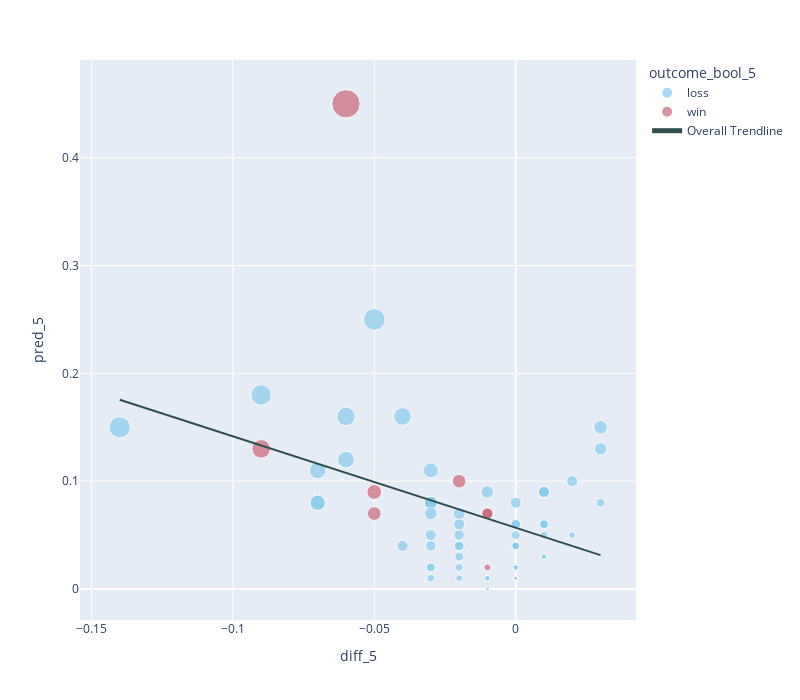

This figure's notebook cell:
### Code cell
px.scatter(df,
           x='diff_5',
           y='pred_5',
           hover_name='player',
           color='outcome_bool_5',
           color_discrete_sequence=px.colors.qualitative.Safe,
           trendline = 'ols',trendline_scope='overall',trendline_color_override = 'darkslategrey',
           width=800,
           height=700,
           size='odds_5')#.add_shape(type="line", x0=0, y0=0, x1=1, y1=1)

### Figure 1 — Plotly figure (JSON) as saved in the notebook; plotly's stock layout.template omitted (floating-point values rounded to 4 significant figures)
{"data": [{"hovertemplate": "<b>%{hovertext}</b><br><br>outcome_bool_5=loss<br>diff_5=%{x}<br>pred_5=%{y}<br>odds_5=%{marker.size}<extra></extra>", "hovertext": ["Aberg, Ludvig", "An, Byeong Hun", "Barnes, Erik", "Bezuidenhout, Christiaan", "Bhatia, Akshay", "Bradley, Keegan", "Burns, Sam", "Cole, Eric", "Conners, Corey", "Davis, Cameron", "Day, Jason", "Detry, Thomas", "Dunlap, Nick", "Eckroat, Austin", "English, Harris", "Finau, Tony", "Fitzpatrick, Matt", "Fleetwood, Tommy", "Fowler, Rickie", "Garnett, Brice", "Glover, Lucas", "Grillo, Emiliano", "Hadwin, Adam", "Harman, Brian", "Henley, Russell", "Hodges, Lee", "Hoge, Tom", "Homa, Max", "Hughes, Mackenzie", "Im, Sungjae", "Jaeger, Stephan", "Kim, Si Woo", "Kim, Tom", "Kirk, Chris", "Kisner, Kevin", "Kitayama, Kurt", "Knapp, Jake", "Lowry, Shane", "Malnati, Peter", "McCarthy, Denny", "McIlroy, Rory", "Moore, Taylor", "Morikawa, Collin", "Murray, Grayson", "Pavon, Matthieu", "Phillips, Chandler", "Power, Seamus", "Putnam, Andrew", "Rose, Justin", "Schauffele, Xander", "Schenk, Adam", "Simpson, Webb", "Spieth, Jordan", "Svensson, Adam", "Taylor, Nick", "Todd, Brendon", "Tosti, Alejandro", "Van Rooyen, Erik", "Woodland, Gary", "Young, Cameron", "Zalatoris, Will"], "legendgroup": "loss", "marker": {"color": "rgb(136, 204, 238)", "size": [0.27, 0.08, 0.01, 0.08, 0.08, 0.06, 0.11, 0.06, 0.1, 0.08, 0.09, 0.05, 0.03, 0.03, 0.08, 0.11, 0.18, 0.2, 0.05, 0.02, 0.05, 0.05, 0.06, 0.11, 0.1, 0.02, 0.07, 0.18, 0.04, 0.08, 0.07, 0.12, 0.1, 0.08, 0, 0.05, 0.04, 0.08, 0.02, 0.08, 0.29, 0.08, 0.22, 0.01, 0.06, 0.02, 0.02, 0.04, 0.05, 0.3, 0.05, 0.02, 0.15, 0.04, 0.04, 0.05, 0.01, 0.04, 0.02, 0.14, 0.15], "sizemode": "area", "sizeref": 0.001275, "symbol": "circle"}, "mode": "markers", "name": "loss", "orientation": "v", "showlegend": true, "type": "scatter", "x": [-0.09, -0.02, 0, 0, 0.01, -0.02, -0.03, -0.02, -0.01, -0.04, -0.02, -0.02, -0.02, 0.02, 0.01, -0.03, -0.06, -0.04, -0.03, -0.01, 0.03, 0, 0, -0.03, 0.03, 0.01, -0.02, -0.07, 0, -0.01, -0.03, 0.03, -0.03, 0.01, 0, 0.01, -0.03, 0.02, 0, 0.01, -0.14, -0.03, -0.06, 0, 0, 0, 0, 0.01, -0.03, -0.05, 0.01, 0.01, -0.07, -0.02, 0, 0.01, -0.01, 0, -0.01, -0.03, -0.07], "xaxis": "x", "y": [0.18, 0.06, 0.01, 0.08, 0.09, 0.04, 0.08, 0.04, 0.09, 0.04, 0.07, 0.03, 0.01, 0.05, 0.09, 0.08, 0.12, 0.16, 0.02, 0.01, 0.08, 0.05, 0.06, 0.08, 0.13, 0.03, 0.05, 0.11, 0.04, 0.07, 0.04, 0.15, 0.07, 0.09, 0, 0.06, 0.01, 0.1, 0.02, 0.09, 0.15, 0.05, 0.16, 0.01, 0.06, 0.02, 0.02, 0.05, 0.02, 0.25, 0.06, 0.03, 0.08, 0.02, 0.04, 0.06, 0, 0.04, 0.01, 0.11, 0.08], "yaxis": "y"}, {"hovertemplate": "<b>%{hovertext}</b><br><br>outcome_bool_5=win<br>diff_5=%{x}<br>pred_5=%{y}<br>odds_5=%{marker.size}<extra></extra>", "hovertext": ["Cantlay, Patrick", "Clark, Wyndham", "Poston, J.T.", "Rodgers, Patrick", "Scheffler, Scottie", "Straka, Sepp", "Theegala, Sahith", "Thomas, Justin"], "legendgroup": "win", "marker": {"color": "rgb(204, 102, 119)", "size": [0.22, 0.14, 0.08, 0.03, 0.51, 0.08, 0.12, 0.12], "sizemode": "area", "sizeref": 0.001275, "symbol": "circle"}, "mode": "markers", "name": "win", "orientation": "v", "showlegend": true, "type": "scatter", "x": [-0.09, -0.05, -0.01, -0.01, -0.06, -0.01, -0.02, -0.05], "xaxis": "x", "y": [0.13, 0.09, 0.07, 0.02, 0.45, 0.07, 0.1, 0.07], "yaxis": "y"}, {"hovertemplate": "<b>OLS trendline</b><br>pred_5 = -0.84737 * diff_5 + 0.0568672<br>R<sup>2</sup>=0.160356<br><br>diff_5=%{x}<br>pred_5=%{y} <b>(trend)</b><extra></extra>", "legendgroup": "Overall Trendline", "line": {"color": "darkslategrey"}, "mode": "lines", "name": "Overall Trendline", "showlegend": true, "type": "scatter", "x": [-0.14, -0.09, -0.09, -0.07, -0.07, -0.07, -0.06, -0.06, -0.06, -0.05, -0.05, -0.05, -0.04, -0.04, -0.03, -0.03, -0.03, -0.03, -0.03, -0.03, -0.03, -0.03, -0.03, -0.03, -0.02, -0.02, -0.02, -0.02, -0.02, -0.02, -0.02, -0.02, -0.02, -0.01, -0.01, -0.01, -0.01, -0.01, -0.01, -0.01, -0.01, 0, 0, 0, 0, 0, 0, 0, 0, 0, 0, 0, 0, 0, 0.01, 0.01, 0.01, 0.01, 0.01, 0.01, 0.01, 0.01, 0.01, 0.01, 0.02, 0.02, 0.03, 0.03, 0.03], "xaxis": "x", "y": [0.1755, 0.1331, 0.1331, 0.1162, 0.1162, 0.1162, 0.1077, 0.1077, 0.1077, 0.09924, 0.09924, 0.09924, 0.09076, 0.09076, 0.08229, 0.08229, 0.08229, 0.08229, 0.08229, 0.08229, 0.08229, 0.08229, 0.08229, 0.08229, 0.07381, 0.07381, 0.07381, 0.07381, 0.07381, 0.07381, 0.07381, 0.07381, 0.07381, 0.06534, 0.06534, 0.06534, 0.06534, 0.06534, 0.06534, 0.06534, 0.06534, 0.05687, 0.05687, 0.05687, 0.05687, 0.05687, 0.05687, 0.05687, 0.05687, 0.05687, 0.05687, 0.05687, 0.05687, 0.05687, 0.04839, 0.04839, 0.04839, 0.04839, 0.04839, 0.04839, 0.04839, 0.04839, 0.04839, 0.04839, 0.03992, 0.03992, 0.03145, 0.03145, 0.03145], "yaxis": "y"}], "layout": {"height": 700, "legend": {"itemsizing": "constant", "title": {"text": "outcome_bool_5"}, "tracegroupgap": 0}, "margin": {"t": 60}, "width": 800, "xaxis": {"anchor": "y", "domain": [0, 1], "title": {"text": "diff_5"}}, "yaxis": {"anchor": "x", "domain": [0, 1], "title": {"text": "pred_5"}}}}
